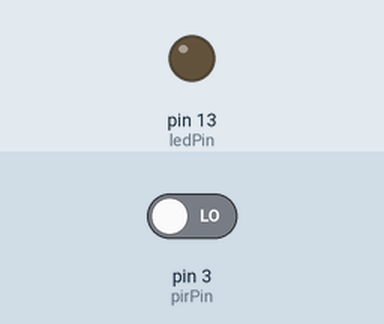
This sketch was run on a simulated Arduino Uno, built with avr-gcc and run on an emulated ATmega328P. On the bench: output pins drawn as LEDs (lit = HIGH). The inputs (shaded band) are chosen by the test bench; at power-on: pin 3 (pirPin) LOW.

Above: at 1.2 s.
1.3 s: pin 3 (pirPin) driven HIGH
At 2.0 s:
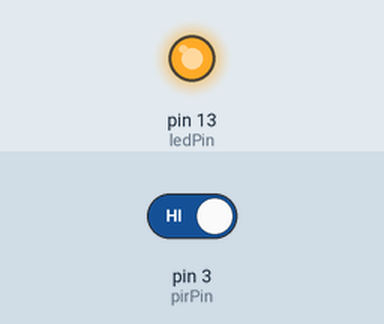
2.8 s: pin 3 (pirPin) driven LOW
At 3.1 s:
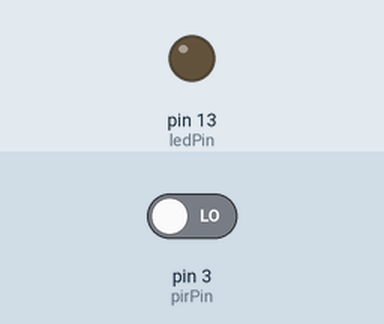
Timing chart, 0 to 5.8 s (numbered marks = the images above; inputs shaded):
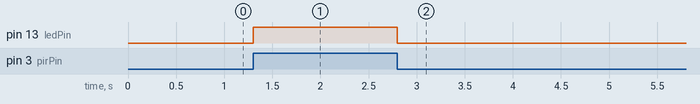

The sketch:

10J_PIR.ino
```cpp
int ledPin = 13;
int pirPin = 3;

void setup() {
  Serial.begin(9600);
  pinMode(ledPin, OUTPUT);
  pinMode(pirPin, INPUT);
}

void loop() {
  if(digitalRead(pirPin) == HIGH) {
    digitalWrite(ledPin, HIGH);
  }
  else {
    digitalWrite(ledPin, LOW);
  }
}
```

Measured:
- after the input at 1.3 s, pin 13 (ledPin): LOW → HIGH at once
- after the input at 2.8 s, pin 13 (ledPin): HIGH → LOW at once
